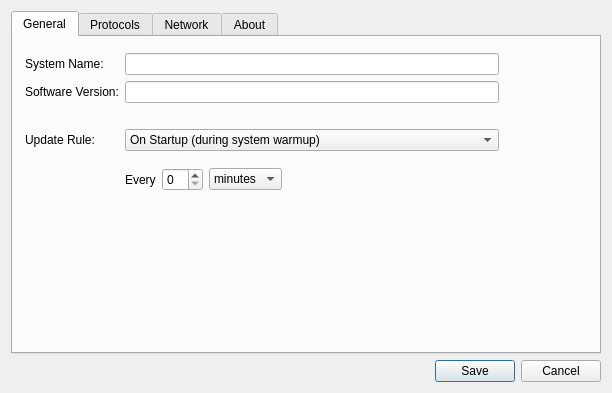
<?xml version="1.0" encoding="UTF-8"?>
<ui version="4.0">
 <class>rdsConfigurationWindow</class>
 <widget class="QDialog" name="rdsConfigurationWindow">
  <property name="geometry">
   <rect>
    <x>0</x>
    <y>0</y>
    <width>612</width>
    <height>393</height>
   </rect>
  </property>
  <property name="windowTitle">
   <string>Configuration</string>
  </property>
  <layout class="QVBoxLayout" name="verticalLayout">
   <item>
    <widget class="QTabWidget" name="tabWidget">
     <property name="tabShape">
      <enum>QTabWidget::Rounded</enum>
     </property>
     <property name="currentIndex">
      <number>0</number>
     </property>
     <property name="documentMode">
      <bool>false</bool>
     </property>
     <property name="tabsClosable">
      <bool>false</bool>
     </property>
     <widget class="QWidget" name="generalTab">
      <attribute name="title">
       <string>General</string>
      </attribute>
      <layout class="QGridLayout" name="gridLayout">
       <property name="leftMargin">
        <number>12</number>
       </property>
       <property name="topMargin">
        <number>16</number>
       </property>
       <property name="rightMargin">
        <number>100</number>
       </property>
       <item row="0" column="0" colspan="2">
        <widget class="QLabel" name="label_2">
         <property name="text">
          <string>System Name:</string>
         </property>
        </widget>
       </item>
       <item row="0" column="2">
        <widget class="QLineEdit" name="systemNameEdit">
         <property name="inputMask">
          <string>NNNNNNNNNNNNNNNNNNNN</string>
         </property>
        </widget>
       </item>
       <item row="1" column="0" colspan="2">
        <widget class="QLabel" name="label_3">
         <property name="text">
          <string>Software Version:</string>
         </property>
        </widget>
       </item>
       <item row="1" column="2">
        <widget class="QLineEdit" name="softwareVersionEdit">
         <property name="readOnly">
          <bool>true</bool>
         </property>
        </widget>
       </item>
       <item row="2" column="1">
        <spacer name="verticalSpacer_4">
         <property name="orientation">
          <enum>Qt::Vertical</enum>
         </property>
         <property name="sizeType">
          <enum>QSizePolicy::Fixed</enum>
         </property>
         <property name="sizeHint" stdset="0">
          <size>
           <width>20</width>
           <height>20</height>
          </size>
         </property>
        </spacer>
       </item>
       <item row="3" column="0" colspan="2">
        <widget class="QLabel" name="label_8">
         <property name="text">
          <string>Update Rule:</string>
         </property>
        </widget>
       </item>
       <item row="3" column="2">
        <widget class="QComboBox" name="updateCombobox">
         <property name="frame">
          <bool>true</bool>
         </property>
         <item>
          <property name="text">
           <string>On Startup (during system warmup)</string>
          </property>
         </item>
         <item>
          <property name="text">
           <string>At Fixed Time</string>
          </property>
         </item>
         <item>
          <property name="text">
           <string>Periodically</string>
          </property>
         </item>
         <item>
          <property name="text">
           <string>Manual Only</string>
          </property>
         </item>
         <item>
          <property name="text">
           <string>On Startup and at Fixed Time</string>
          </property>
         </item>
        </widget>
       </item>
       <item row="4" column="0">
        <spacer name="horizontalSpacer">
         <property name="orientation">
          <enum>Qt::Horizontal</enum>
         </property>
         <property name="sizeType">
          <enum>QSizePolicy::Fixed</enum>
         </property>
         <property name="sizeHint" stdset="0">
          <size>
           <width>60</width>
           <height>20</height>
          </size>
         </property>
        </spacer>
       </item>
       <item row="4" column="2">
        <widget class="QStackedWidget" name="updateStackedWidget">
         <property name="frameShape">
          <enum>QFrame::NoFrame</enum>
         </property>
         <property name="currentIndex">
          <number>2</number>
         </property>
         <widget class="QWidget" name="pageStartup"/>
         <widget class="QWidget" name="pageFixed">
          <layout class="QGridLayout" name="gridLayout_2">
           <property name="leftMargin">
            <number>0</number>
           </property>
           <item row="0" column="0">
            <widget class="QLabel" name="label_9">
             <property name="text">
              <string>Time</string>
             </property>
            </widget>
           </item>
           <item row="0" column="1">
            <widget class="QTimeEdit" name="time1Edit">
             <property name="calendarPopup">
              <bool>false</bool>
             </property>
            </widget>
           </item>
           <item row="0" column="2">
            <spacer name="horizontalSpacer_3">
             <property name="orientation">
              <enum>Qt::Horizontal</enum>
             </property>
             <property name="sizeHint" stdset="0">
              <size>
               <width>211</width>
               <height>20</height>
              </size>
             </property>
            </spacer>
           </item>
           <item row="1" column="0">
            <widget class="QCheckBox" name="time2Checkbox">
             <property name="text">
              <string>Time 2</string>
             </property>
            </widget>
           </item>
           <item row="1" column="1">
            <widget class="QTimeEdit" name="time2Edit"/>
           </item>
           <item row="2" column="0">
            <widget class="QCheckBox" name="time3Checkbox">
             <property name="text">
              <string>Time 3</string>
             </property>
            </widget>
           </item>
           <item row="2" column="1">
            <widget class="QTimeEdit" name="time3Edit"/>
           </item>
          </layout>
         </widget>
         <widget class="QWidget" name="pagePeriodically">
          <layout class="QGridLayout" name="gridLayout_3">
           <property name="leftMargin">
            <number>0</number>
           </property>
           <item row="0" column="0">
            <widget class="QLabel" name="label_10">
             <property name="text">
              <string>Every</string>
             </property>
            </widget>
           </item>
           <item row="0" column="1">
            <widget class="QSpinBox" name="updatePeriodSpinbox"/>
           </item>
           <item row="0" column="2">
            <widget class="QComboBox" name="updatePeriodCombobox">
             <item>
              <property name="text">
               <string>minutes</string>
              </property>
             </item>
             <item>
              <property name="text">
               <string>hours</string>
              </property>
             </item>
            </widget>
           </item>
           <item row="0" column="3">
            <spacer name="horizontalSpacer_2">
             <property name="orientation">
              <enum>Qt::Horizontal</enum>
             </property>
             <property name="sizeHint" stdset="0">
              <size>
               <width>215</width>
               <height>20</height>
              </size>
             </property>
            </spacer>
           </item>
           <item row="1" column="1">
            <spacer name="verticalSpacer_6">
             <property name="orientation">
              <enum>Qt::Vertical</enum>
             </property>
             <property name="sizeHint" stdset="0">
              <size>
               <width>20</width>
               <height>43</height>
              </size>
             </property>
            </spacer>
           </item>
          </layout>
         </widget>
         <widget class="QWidget" name="pageManually"/>
        </widget>
       </item>
       <item row="5" column="0">
        <spacer name="verticalSpacer_5">
         <property name="orientation">
          <enum>Qt::Vertical</enum>
         </property>
         <property name="sizeHint" stdset="0">
          <size>
           <width>20</width>
           <height>84</height>
          </size>
         </property>
        </spacer>
       </item>
      </layout>
     </widget>
     <widget class="QWidget" name="protocolTab">
      <attribute name="title">
       <string>Protocols</string>
      </attribute>
      <layout class="QVBoxLayout" name="verticalLayout_3">
       <property name="spacing">
        <number>12</number>
       </property>
       <property name="leftMargin">
        <number>12</number>
       </property>
       <property name="topMargin">
        <number>16</number>
       </property>
       <item>
        <layout class="QGridLayout" name="gridLayout_5">
         <item row="0" column="0" rowspan="3">
          <widget class="QListWidget" name="protListWidget">
           <property name="sizePolicy">
            <sizepolicy hsizetype="Expanding" vsizetype="Fixed">
             <horstretch>0</horstretch>
             <verstretch>0</verstretch>
            </sizepolicy>
           </property>
           <property name="maximumSize">
            <size>
             <width>16777215</width>
             <height>120</height>
            </size>
           </property>
           <property name="uniformItemSizes">
            <bool>false</bool>
           </property>
           <property name="selectionRectVisible">
            <bool>false</bool>
           </property>
           <property name="currentRow">
            <number>-1</number>
           </property>
           <item>
            <property name="text">
             <string>Protocol 1</string>
            </property>
           </item>
           <item>
            <property name="text">
             <string>Protocol 2</string>
            </property>
           </item>
          </widget>
         </item>
         <item row="0" column="1">
          <widget class="QToolButton" name="protAddButton">
           <property name="sizePolicy">
            <sizepolicy hsizetype="Fixed" vsizetype="Fixed">
             <horstretch>0</horstretch>
             <verstretch>0</verstretch>
            </sizepolicy>
           </property>
           <property name="minimumSize">
            <size>
             <width>50</width>
             <height>0</height>
            </size>
           </property>
           <property name="maximumSize">
            <size>
             <width>50</width>
             <height>16777215</height>
            </size>
           </property>
           <property name="text">
            <string>Add</string>
           </property>
           <property name="autoRaise">
            <bool>false</bool>
           </property>
          </widget>
         </item>
         <item row="1" column="1">
          <widget class="QToolButton" name="protRemoveButton">
           <property name="minimumSize">
            <size>
             <width>50</width>
             <height>0</height>
            </size>
           </property>
           <property name="maximumSize">
            <size>
             <width>50</width>
             <height>16777215</height>
            </size>
           </property>
           <property name="text">
            <string>Remove</string>
           </property>
          </widget>
         </item>
         <item row="2" column="1">
          <spacer name="verticalSpacer_9">
           <property name="orientation">
            <enum>Qt::Vertical</enum>
           </property>
           <property name="sizeHint" stdset="0">
            <size>
             <width>49</width>
             <height>58</height>
            </size>
           </property>
          </spacer>
         </item>
        </layout>
       </item>
       <item>
        <widget class="Line" name="line">
         <property name="orientation">
          <enum>Qt::Horizontal</enum>
         </property>
        </widget>
       </item>
       <item>
        <layout class="QGridLayout" name="gridLayout_6">
         <item row="0" column="0">
          <widget class="QLabel" name="protNameLabel">
           <property name="text">
            <string>Project:</string>
           </property>
          </widget>
         </item>
         <item row="0" column="1">
          <widget class="QLineEdit" name="protNameEdit">
           <property name="inputMask">
            <string>NNNNNNNNNNNNNNNNNNNN</string>
           </property>
          </widget>
         </item>
         <item row="0" column="2">
          <spacer name="horizontalSpacer_5">
           <property name="orientation">
            <enum>Qt::Horizontal</enum>
           </property>
           <property name="sizeType">
            <enum>QSizePolicy::Fixed</enum>
           </property>
           <property name="sizeHint" stdset="0">
            <size>
             <width>150</width>
             <height>20</height>
            </size>
           </property>
          </spacer>
         </item>
         <item row="1" column="0">
          <widget class="QLabel" name="protFilterLabel">
           <property name="text">
            <string>Protocol Filter: </string>
           </property>
          </widget>
         </item>
         <item row="1" column="1">
          <widget class="QLineEdit" name="protFilterEdit">
           <property name="toolTip">
            <string>&lt;!DOCTYPE HTML PUBLIC &quot;-//W3C//DTD HTML 4.0//EN&quot; &quot;http://www.w3.org/TR/REC-html40/strict.dtd&quot;&gt;
&lt;html&gt;&lt;head&gt;&lt;meta name=&quot;qrichtext&quot; content=&quot;1&quot; /&gt;&lt;style type=&quot;text/css&quot;&gt;
p, li { white-space: pre-wrap; }
&lt;/style&gt;&lt;/head&gt;&lt;body style=&quot; font-family:'MS Shell Dlg 2'; font-size:8.25pt; font-weight:400; font-style:normal;&quot;&gt;
&lt;p style=&quot; margin-top:0px; margin-bottom:0px; margin-left:0px; margin-right:0px; -qt-block-indent:0; text-indent:0px;&quot;&gt;&lt;span style=&quot; font-size:8pt; font-weight:600;&quot;&gt;NOTE:&lt;/span&gt;&lt;span style=&quot; font-size:8pt;&quot;&gt; The filter will only evaluate the &lt;/span&gt;&lt;span style=&quot; font-size:8pt; font-weight:600;&quot;&gt;first 30 characters&lt;/span&gt;&lt;span style=&quot; font-size:8pt;&quot;&gt; of the procotol name. Tags must be placed in these 20 characters to be found by the raw data storage service.&lt;/span&gt;&lt;/p&gt;&lt;/body&gt;&lt;/html&gt;</string>
           </property>
          </widget>
         </item>
         <item row="3" column="0" colspan="2">
          <widget class="QCheckBox" name="protAdjustCheckbox">
           <property name="text">
            <string>Save Adjustment Data</string>
           </property>
          </widget>
         </item>
         <item row="4" column="0" colspan="2">
          <widget class="QCheckBox" name="protAnonymizeCheckbox">
           <property name="text">
            <string>Anonymize Patient Information</string>
           </property>
          </widget>
         </item>
         <item row="2" column="0">
          <spacer name="verticalSpacer_11">
           <property name="orientation">
            <enum>Qt::Vertical</enum>
           </property>
           <property name="sizeType">
            <enum>QSizePolicy::Fixed</enum>
           </property>
           <property name="sizeHint" stdset="0">
            <size>
             <width>20</width>
             <height>10</height>
            </size>
           </property>
          </spacer>
         </item>
         <item row="5" column="0" colspan="2">
          <widget class="QCheckBox" name="protSmallFilesCheckbox">
           <property name="text">
            <string>Enable Transfer of Small Scans (&lt; 1 Mb)</string>
           </property>
          </widget>
         </item>
        </layout>
       </item>
       <item>
        <spacer name="verticalSpacer_10">
         <property name="orientation">
          <enum>Qt::Vertical</enum>
         </property>
         <property name="sizeHint" stdset="0">
          <size>
           <width>30</width>
           <height>19</height>
          </size>
         </property>
        </spacer>
       </item>
      </layout>
     </widget>
     <widget class="QWidget" name="networkTab">
      <attribute name="title">
       <string>Network</string>
      </attribute>
      <layout class="QVBoxLayout" name="verticalLayout_4">
       <property name="spacing">
        <number>9</number>
       </property>
       <property name="leftMargin">
        <number>12</number>
       </property>
       <property name="topMargin">
        <number>16</number>
       </property>
       <property name="rightMargin">
        <number>12</number>
       </property>
       <item>
        <layout class="QHBoxLayout" name="horizontalLayout">
         <property name="bottomMargin">
          <number>12</number>
         </property>
         <item>
          <widget class="QLabel" name="label_13">
           <property name="minimumSize">
            <size>
             <width>50</width>
             <height>0</height>
            </size>
           </property>
           <property name="text">
            <string>Mode:</string>
           </property>
          </widget>
         </item>
         <item>
          <widget class="QComboBox" name="networkModeCombobox">
           <property name="minimumSize">
            <size>
             <width>200</width>
             <height>0</height>
            </size>
           </property>
           <item>
            <property name="text">
             <string>Network Drive</string>
            </property>
           </item>
          </widget>
         </item>
         <item>
          <spacer name="horizontalSpacer_6">
           <property name="orientation">
            <enum>Qt::Horizontal</enum>
           </property>
           <property name="sizeHint" stdset="0">
            <size>
             <width>40</width>
             <height>20</height>
            </size>
           </property>
          </spacer>
         </item>
        </layout>
       </item>
       <item>
        <widget class="Line" name="line_2">
         <property name="orientation">
          <enum>Qt::Horizontal</enum>
         </property>
        </widget>
       </item>
       <item>
        <layout class="QHBoxLayout" name="horizontalLayout_2">
         <property name="spacing">
          <number>0</number>
         </property>
         <property name="leftMargin">
          <number>0</number>
         </property>
         <item>
          <widget class="QStackedWidget" name="networkStackedWidget">
           <property name="currentIndex">
            <number>0</number>
           </property>
           <widget class="QWidget" name="page">
            <layout class="QVBoxLayout" name="verticalLayout_5">
             <property name="leftMargin">
              <number>0</number>
             </property>
             <item>
              <layout class="QHBoxLayout" name="horizontalLayout_3">
               <item>
                <widget class="QLabel" name="label_14">
                 <property name="minimumSize">
                  <size>
                   <width>80</width>
                   <height>0</height>
                  </size>
                 </property>
                 <property name="text">
                  <string>Base Path:</string>
                 </property>
                </widget>
               </item>
               <item>
                <widget class="QLineEdit" name="networkDrivePathEdit">
                 <property name="readOnly">
                  <bool>true</bool>
                 </property>
                </widget>
               </item>
               <item>
                <widget class="QToolButton" name="networkFilePathButton">
                 <property name="text">
                  <string>...</string>
                 </property>
                </widget>
               </item>
               <item>
                <spacer name="horizontalSpacer_10">
                 <property name="orientation">
                  <enum>Qt::Horizontal</enum>
                 </property>
                 <property name="sizeType">
                  <enum>QSizePolicy::Minimum</enum>
                 </property>
                 <property name="sizeHint" stdset="0">
                  <size>
                   <width>0</width>
                   <height>20</height>
                  </size>
                 </property>
                </spacer>
               </item>
              </layout>
             </item>
             <item>
              <layout class="QHBoxLayout" name="horizontalLayout_6">
               <property name="spacing">
                <number>0</number>
               </property>
               <property name="leftMargin">
                <number>86</number>
               </property>
               <item>
                <widget class="QCheckBox" name="networkDriveCreatePath">
                 <property name="toolTip">
                  <string>If checked, the client will always try to create the base path if it does not exist (instead of aborting).</string>
                 </property>
                 <property name="text">
                  <string>Create base path if not existing</string>
                 </property>
                </widget>
               </item>
              </layout>
             </item>
             <item>
              <spacer name="verticalSpacer_16">
               <property name="orientation">
                <enum>Qt::Vertical</enum>
               </property>
               <property name="sizeHint" stdset="0">
                <size>
                 <width>20</width>
                 <height>30</height>
                </size>
               </property>
              </spacer>
             </item>
             <item>
              <layout class="QHBoxLayout" name="horizontalLayout_5">
               <item>
                <widget class="QLabel" name="label_17">
                 <property name="minimumSize">
                  <size>
                   <width>80</width>
                   <height>0</height>
                  </size>
                 </property>
                 <property name="text">
                  <string>Connect Cmd: </string>
                 </property>
                </widget>
               </item>
               <item>
                <widget class="QLineEdit" name="networkDriveReconnectCmd"/>
               </item>
              </layout>
             </item>
             <item>
              <spacer name="verticalSpacer_12">
               <property name="orientation">
                <enum>Qt::Vertical</enum>
               </property>
               <property name="sizeType">
                <enum>QSizePolicy::Minimum</enum>
               </property>
               <property name="sizeHint" stdset="0">
                <size>
                 <width>20</width>
                 <height>4</height>
                </size>
               </property>
              </spacer>
             </item>
             <item>
              <widget class="QLabel" name="label_18">
               <property name="text">
                <string>&lt;!DOCTYPE HTML PUBLIC &quot;-//W3C//DTD HTML 4.0//EN&quot; &quot;http://www.w3.org/TR/REC-html40/strict.dtd&quot;&gt;
&lt;html&gt;&lt;head&gt;&lt;meta name=&quot;qrichtext&quot; content=&quot;1&quot; /&gt;&lt;style type=&quot;text/css&quot;&gt;
p, li { white-space: pre-wrap; }
&lt;/style&gt;&lt;/head&gt;&lt;body style=&quot; font-family:'MS Shell Dlg 2'; font-size:8.25pt; font-weight:400; font-style:normal;&quot;&gt;
&lt;p style=&quot; margin-top:0px; margin-bottom:0px; margin-left:0px; margin-right:0px; -qt-block-indent:0; text-indent:0px;&quot;&gt;&lt;span style=&quot; font-size:8pt; font-weight:600;&quot;&gt;Note: &lt;/span&gt;&lt;span style=&quot; font-size:8pt;&quot;&gt;The command line entered above will be executed before each data transfer and can be used to reconnect the network drive before the transfer. Leave the field empty if reestablishment of the network connection is not necessary. &lt;br /&gt;&lt;br /&gt;To learn about the syntax, open a Windows command shell and type &amp;quot;net use / help&amp;quot;.&lt;/span&gt;&lt;/p&gt;&lt;/body&gt;&lt;/html&gt;</string>
               </property>
               <property name="alignment">
                <set>Qt::AlignJustify|Qt::AlignVCenter</set>
               </property>
               <property name="wordWrap">
                <bool>true</bool>
               </property>
               <property name="margin">
                <number>0</number>
               </property>
              </widget>
             </item>
             <item>
              <spacer name="verticalSpacer_14">
               <property name="orientation">
                <enum>Qt::Vertical</enum>
               </property>
               <property name="sizeHint" stdset="0">
                <size>
                 <width>20</width>
                 <height>64</height>
                </size>
               </property>
              </spacer>
             </item>
            </layout>
           </widget>
           <widget class="QWidget" name="page_2">
            <layout class="QGridLayout" name="gridLayout_4">
             <property name="leftMargin">
              <number>0</number>
             </property>
             <item row="0" column="0">
              <widget class="QLabel" name="label_4">
               <property name="text">
                <string>FTP Server:</string>
               </property>
              </widget>
             </item>
             <item row="0" column="1">
              <widget class="QLineEdit" name="ftpIPEdit">
               <property name="inputMask">
                <string>000.000.000.000;_</string>
               </property>
              </widget>
             </item>
             <item row="1" column="0">
              <widget class="QLabel" name="label_5">
               <property name="text">
                <string>Username:</string>
               </property>
              </widget>
             </item>
             <item row="1" column="1">
              <widget class="QLineEdit" name="ftpUserEdit"/>
             </item>
             <item row="2" column="0">
              <widget class="QLabel" name="label_6">
               <property name="text">
                <string>Password:</string>
               </property>
              </widget>
             </item>
             <item row="2" column="1">
              <widget class="QLineEdit" name="ftpPwdEdit">
               <property name="echoMode">
                <enum>QLineEdit::Password</enum>
               </property>
              </widget>
             </item>
             <item row="3" column="0">
              <widget class="QLabel" name="label_7">
               <property name="text">
                <string>Base Path:</string>
               </property>
              </widget>
             </item>
             <item row="3" column="1">
              <widget class="QLineEdit" name="ftpPathEdit"/>
             </item>
             <item row="4" column="0">
              <spacer name="verticalSpacer_7">
               <property name="orientation">
                <enum>Qt::Vertical</enum>
               </property>
               <property name="sizeType">
                <enum>QSizePolicy::Fixed</enum>
               </property>
               <property name="sizeHint" stdset="0">
                <size>
                 <width>20</width>
                 <height>15</height>
                </size>
               </property>
              </spacer>
             </item>
             <item row="5" column="0" colspan="2">
              <widget class="QPushButton" name="ftpCheckButton">
               <property name="maximumSize">
                <size>
                 <width>140</width>
                 <height>16777215</height>
                </size>
               </property>
               <property name="text">
                <string>Check Connection</string>
               </property>
              </widget>
             </item>
            </layout>
           </widget>
          </widget>
         </item>
         <item>
          <spacer name="horizontalSpacer_4">
           <property name="orientation">
            <enum>Qt::Horizontal</enum>
           </property>
           <property name="sizeType">
            <enum>QSizePolicy::Fixed</enum>
           </property>
           <property name="sizeHint" stdset="0">
            <size>
             <width>59</width>
             <height>20</height>
            </size>
           </property>
          </spacer>
         </item>
        </layout>
       </item>
       <item>
        <spacer name="verticalSpacer_8">
         <property name="orientation">
          <enum>Qt::Vertical</enum>
         </property>
         <property name="sizeHint" stdset="0">
          <size>
           <width>20</width>
           <height>130</height>
          </size>
         </property>
        </spacer>
       </item>
      </layout>
     </widget>
     <widget class="QWidget" name="infoTab">
      <attribute name="title">
       <string>About</string>
      </attribute>
      <layout class="QVBoxLayout" name="verticalLayout_2">
       <property name="spacing">
        <number>0</number>
       </property>
       <property name="leftMargin">
        <number>12</number>
       </property>
       <property name="topMargin">
        <number>16</number>
       </property>
       <property name="rightMargin">
        <number>12</number>
       </property>
       <property name="bottomMargin">
        <number>25</number>
       </property>
       <item>
        <widget class="QLabel" name="label_11">
         <property name="text">
          <string>&lt;!DOCTYPE HTML PUBLIC &quot;-//W3C//DTD HTML 4.0//EN&quot; &quot;http://www.w3.org/TR/REC-html40/strict.dtd&quot;&gt;
&lt;html&gt;&lt;head&gt;&lt;meta name=&quot;qrichtext&quot; content=&quot;1&quot; /&gt;&lt;style type=&quot;text/css&quot;&gt;
p, li { white-space: pre-wrap; }
&lt;/style&gt;&lt;/head&gt;&lt;body style=&quot; font-family:'MS Shell Dlg 2'; font-size:8.25pt; font-weight:400; font-style:normal;&quot;&gt;
&lt;p style=&quot; margin-top:0px; margin-bottom:0px; margin-left:0px; margin-right:0px; -qt-block-indent:0; text-indent:0px;&quot;&gt;&lt;span style=&quot; font-size:8pt; font-weight:600;&quot;&gt;Yarra Data Transfer Client (RDS)&lt;/span&gt;&lt;/p&gt;&lt;/body&gt;&lt;/html&gt;</string>
         </property>
        </widget>
       </item>
       <item>
        <spacer name="verticalSpacer_2">
         <property name="orientation">
          <enum>Qt::Vertical</enum>
         </property>
         <property name="sizeType">
          <enum>QSizePolicy::Fixed</enum>
         </property>
         <property name="sizeHint" stdset="0">
          <size>
           <width>20</width>
           <height>10</height>
          </size>
         </property>
        </spacer>
       </item>
       <item>
        <widget class="QLabel" name="versionLabel">
         <property name="text">
          <string>Version xx.xx, Build date </string>
         </property>
        </widget>
       </item>
       <item>
        <spacer name="verticalSpacer_3">
         <property name="orientation">
          <enum>Qt::Vertical</enum>
         </property>
         <property name="sizeType">
          <enum>QSizePolicy::Fixed</enum>
         </property>
         <property name="sizeHint" stdset="0">
          <size>
           <width>20</width>
           <height>10</height>
          </size>
         </property>
        </spacer>
       </item>
       <item>
        <widget class="QLabel" name="label_12">
         <property name="maximumSize">
          <size>
           <width>520</width>
           <height>16777215</height>
          </size>
         </property>
         <property name="text">
          <string>&lt;!DOCTYPE HTML PUBLIC &quot;-//W3C//DTD HTML 4.0//EN&quot; &quot;http://www.w3.org/TR/REC-html40/strict.dtd&quot;&gt;
&lt;html&gt;&lt;head&gt;&lt;meta name=&quot;qrichtext&quot; content=&quot;1&quot; /&gt;&lt;style type=&quot;text/css&quot;&gt;
p, li { white-space: pre-wrap; }
&lt;/style&gt;&lt;/head&gt;&lt;body style=&quot; font-family:'MS Shell Dlg 2'; font-size:8pt; font-weight:400; font-style:normal;&quot;&gt;
&lt;p style=&quot; margin-top:0px; margin-bottom:0px; margin-left:0px; margin-right:0px; -qt-block-indent:0; text-indent:0px;&quot;&gt;Developed by Kai Tobias Block&lt;br /&gt;&lt;/p&gt;
&lt;p style=&quot; margin-top:0px; margin-bottom:0px; margin-left:0px; margin-right:0px; -qt-block-indent:0; text-indent:0px;&quot;&gt;&lt;span style=&quot; font-weight:600;&quot;&gt;WARNING:&lt;/span&gt; This software comes without any warranties. Operation of this software is solely on the &lt;span style=&quot; font-weight:600;&quot;&gt;user's own risk&lt;/span&gt;. The author takes no responsibility for damage or misfunction of any kind caused by this software, including permanent damages to the MR system, temporary unavailability of the MR system, and loss of data. This applies to all software components included in this software package.&lt;/p&gt;
&lt;p style=&quot;-qt-paragraph-type:empty; margin-top:0px; margin-bottom:0px; margin-left:0px; margin-right:0px; -qt-block-indent:0; text-indent:0px;&quot;&gt;&lt;br /&gt;&lt;/p&gt;&lt;/body&gt;&lt;/html&gt;</string>
         </property>
         <property name="alignment">
          <set>Qt::AlignJustify|Qt::AlignTop</set>
         </property>
         <property name="wordWrap">
          <bool>true</bool>
         </property>
        </widget>
       </item>
       <item>
        <spacer name="verticalSpacer">
         <property name="orientation">
          <enum>Qt::Vertical</enum>
         </property>
         <property name="sizeHint" stdset="0">
          <size>
           <width>20</width>
           <height>53</height>
          </size>
         </property>
        </spacer>
       </item>
       <item>
        <layout class="QHBoxLayout" name="horizontalLayout_4">
         <property name="leftMargin">
          <number>0</number>
         </property>
         <property name="rightMargin">
          <number>20</number>
         </property>
         <property name="bottomMargin">
          <number>0</number>
         </property>
         <item>
          <widget class="QLabel" name="label_15">
           <property name="minimumSize">
            <size>
             <width>100</width>
             <height>70</height>
            </size>
           </property>
           <property name="maximumSize">
            <size>
             <width>100</width>
             <height>70</height>
            </size>
           </property>
           <property name="mouseTracking">
            <bool>false</bool>
           </property>
           <property name="text">
            <string/>
           </property>
           <property name="textFormat">
            <enum>Qt::AutoText</enum>
           </property>
           <property name="pixmap">
            <pixmap resource="rds.qrc">:/images/cai2rlogo.png</pixmap>
           </property>
           <property name="scaledContents">
            <bool>true</bool>
           </property>
           <property name="indent">
            <number>0</number>
           </property>
           <property name="openExternalLinks">
            <bool>true</bool>
           </property>
          </widget>
         </item>
         <item>
          <spacer name="horizontalSpacer_8">
           <property name="orientation">
            <enum>Qt::Horizontal</enum>
           </property>
           <property name="sizeType">
            <enum>QSizePolicy::Fixed</enum>
           </property>
           <property name="sizeHint" stdset="0">
            <size>
             <width>10</width>
             <height>20</height>
            </size>
           </property>
          </spacer>
         </item>
         <item>
          <widget class="QLabel" name="label_16">
           <property name="text">
            <string>&lt;!DOCTYPE HTML PUBLIC &quot;-//W3C//DTD HTML 4.0//EN&quot; &quot;http://www.w3.org/TR/REC-html40/strict.dtd&quot;&gt;
&lt;html&gt;&lt;head&gt;&lt;meta name=&quot;qrichtext&quot; content=&quot;1&quot; /&gt;&lt;style type=&quot;text/css&quot;&gt;
p, li { white-space: pre-wrap; }
&lt;/style&gt;&lt;/head&gt;&lt;body style=&quot; font-family:'MS Shell Dlg 2'; font-size:8pt; font-weight:400; font-style:normal;&quot;&gt;
&lt;p style=&quot; margin-top:0px; margin-bottom:0px; margin-left:0px; margin-right:0px; -qt-block-indent:0; text-indent:0px;&quot;&gt;&lt;a href=&quot;http://yarra.rocks&quot;&gt;&lt;span style=&quot; text-decoration: underline; color:#000000;&quot;&gt;http://yarra.rocks&lt;br /&gt;&lt;/span&gt;&lt;/a&gt;&lt;a href=&quot;http://cai2r.net&quot;&gt;&lt;span style=&quot; text-decoration: underline; color:#000000;&quot;&gt;http://cai2r.net&lt;/span&gt;&lt;/a&gt;&lt;br /&gt;&lt;/p&gt;&lt;/body&gt;&lt;/html&gt;</string>
           </property>
           <property name="alignment">
            <set>Qt::AlignLeading|Qt::AlignLeft|Qt::AlignVCenter</set>
           </property>
           <property name="openExternalLinks">
            <bool>true</bool>
           </property>
          </widget>
         </item>
         <item>
          <spacer name="horizontalSpacer_7">
           <property name="orientation">
            <enum>Qt::Horizontal</enum>
           </property>
           <property name="sizeHint" stdset="0">
            <size>
             <width>40</width>
             <height>20</height>
            </size>
           </property>
          </spacer>
         </item>
        </layout>
       </item>
      </layout>
     </widget>
    </widget>
   </item>
   <item>
    <widget class="QDialogButtonBox" name="buttonBox">
     <property name="standardButtons">
      <set>QDialogButtonBox::Cancel|QDialogButtonBox::Save</set>
     </property>
    </widget>
   </item>
  </layout>
 </widget>
 <layoutdefault spacing="6" margin="11"/>
 <resources>
  <include location="rds.qrc"/>
 </resources>
 <connections/>
</ui>
